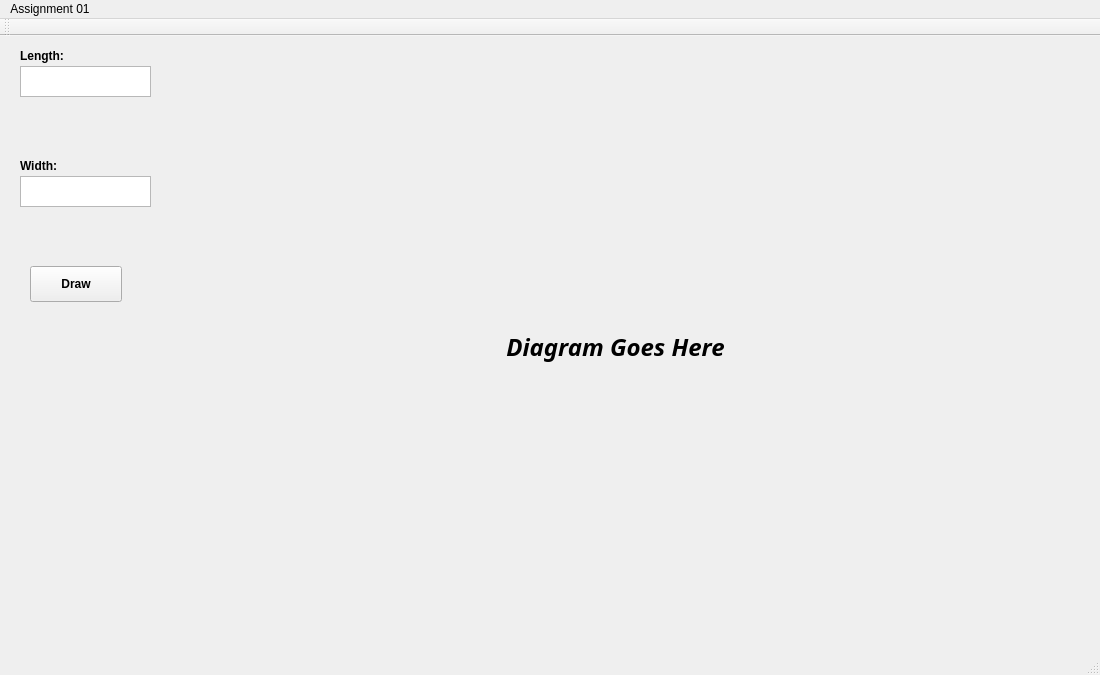
<?xml version="1.0" encoding="UTF-8"?>
<ui version="4.0">
 <class>MainWindow</class>
 <widget class="QMainWindow" name="MainWindow">
  <property name="geometry">
   <rect>
    <x>0</x>
    <y>0</y>
    <width>1100</width>
    <height>675</height>
   </rect>
  </property>
  <property name="windowTitle">
   <string>MainWindow</string>
  </property>
  <widget class="QWidget" name="centralWidget">
   <widget class="QLabel" name="label">
    <property name="geometry">
     <rect>
      <x>20</x>
      <y>10</y>
      <width>63</width>
      <height>20</height>
     </rect>
    </property>
    <property name="font">
     <font>
      <weight>75</weight>
      <bold>true</bold>
     </font>
    </property>
    <property name="text">
     <string>Length:</string>
    </property>
   </widget>
   <widget class="QLabel" name="label_2">
    <property name="geometry">
     <rect>
      <x>20</x>
      <y>120</y>
      <width>63</width>
      <height>20</height>
     </rect>
    </property>
    <property name="font">
     <font>
      <weight>75</weight>
      <bold>true</bold>
     </font>
    </property>
    <property name="text">
     <string>Width:</string>
    </property>
   </widget>
   <widget class="QTextEdit" name="textEdit">
    <property name="geometry">
     <rect>
      <x>20</x>
      <y>30</y>
      <width>131</width>
      <height>31</height>
     </rect>
    </property>
   </widget>
   <widget class="QTextEdit" name="textEdit_2">
    <property name="geometry">
     <rect>
      <x>20</x>
      <y>140</y>
      <width>131</width>
      <height>31</height>
     </rect>
    </property>
   </widget>
   <widget class="QLabel" name="label_3">
    <property name="geometry">
     <rect>
      <x>170</x>
      <y>10</y>
      <width>891</width>
      <height>601</height>
     </rect>
    </property>
    <property name="font">
     <font>
      <family>Courier 10 Pitch</family>
      <pointsize>18</pointsize>
      <weight>75</weight>
      <italic>true</italic>
      <bold>true</bold>
     </font>
    </property>
    <property name="text">
     <string>Diagram Goes Here</string>
    </property>
    <property name="alignment">
     <set>Qt::AlignCenter</set>
    </property>
   </widget>
   <widget class="QPushButton" name="pushButton">
    <property name="geometry">
     <rect>
      <x>30</x>
      <y>230</y>
      <width>92</width>
      <height>36</height>
     </rect>
    </property>
    <property name="font">
     <font>
      <weight>75</weight>
      <bold>true</bold>
     </font>
    </property>
    <property name="text">
     <string>Draw</string>
    </property>
   </widget>
  </widget>
  <widget class="QMenuBar" name="menuBar">
   <property name="geometry">
    <rect>
     <x>0</x>
     <y>0</y>
     <width>1100</width>
     <height>22</height>
    </rect>
   </property>
   <widget class="QMenu" name="menuAssignment_01">
    <property name="title">
     <string>Assignment 01</string>
    </property>
   </widget>
   <addaction name="menuAssignment_01"/>
  </widget>
  <widget class="QToolBar" name="mainToolBar">
   <attribute name="toolBarArea">
    <enum>TopToolBarArea</enum>
   </attribute>
   <attribute name="toolBarBreak">
    <bool>false</bool>
   </attribute>
  </widget>
  <widget class="QStatusBar" name="statusBar"/>
 </widget>
 <layoutdefault spacing="6" margin="11"/>
 <resources/>
 <connections/>
</ui>
